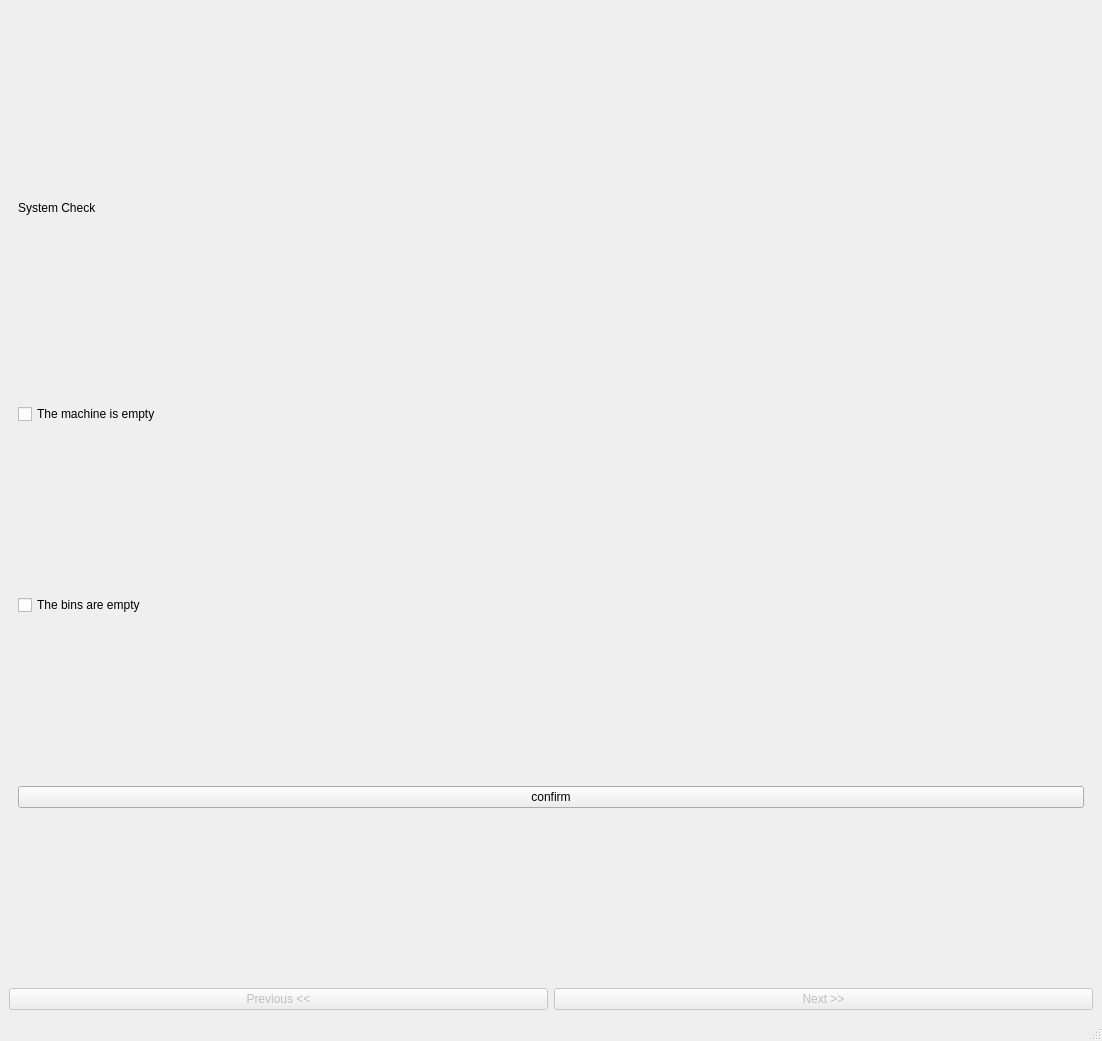
<?xml version="1.0" encoding="UTF-8"?>
<ui version="4.0">
 <class>MainWindow</class>
 <widget class="QMainWindow" name="MainWindow">
  <property name="geometry">
   <rect>
    <x>0</x>
    <y>0</y>
    <width>1102</width>
    <height>1041</height>
   </rect>
  </property>
  <property name="windowTitle">
   <string>MainWindow</string>
  </property>
  <widget class="QWidget" name="centralwidget">
   <layout class="QGridLayout" name="gridLayout">
    <item row="1" column="0">
     <widget class="QPushButton" name="prev_button">
      <property name="enabled">
       <bool>false</bool>
      </property>
      <property name="text">
       <string>Previous &lt;&lt;</string>
      </property>
     </widget>
    </item>
    <item row="1" column="1">
     <widget class="QPushButton" name="next_button">
      <property name="enabled">
       <bool>false</bool>
      </property>
      <property name="text">
       <string>Next &gt;&gt;</string>
      </property>
     </widget>
    </item>
    <item row="0" column="0" colspan="2">
     <widget class="QStackedWidget" name="stackedWidget">
      <property name="currentIndex">
       <number>1</number>
      </property>
      <widget class="QWidget" name="page_connect">
       <layout class="QVBoxLayout" name="verticalLayout_2">
        <item>
         <widget class="QLabel" name="title_2">
          <property name="text">
           <string>Connect to devices</string>
          </property>
         </widget>
        </item>
        <item>
         <widget class="QLabel" name="status_robot">
          <property name="text">
           <string>robot unconnnected</string>
          </property>
         </widget>
        </item>
        <item>
         <widget class="QLabel" name="status_arduino">
          <property name="text">
           <string>arduino unconnected</string>
          </property>
         </widget>
        </item>
        <item>
         <widget class="QLabel" name="status_camera">
          <property name="text">
           <string>camera unconnected</string>
          </property>
         </widget>
        </item>
        <item>
         <widget class="QPushButton" name="button_connect">
          <property name="text">
           <string>connect everything</string>
          </property>
         </widget>
        </item>
       </layout>
      </widget>
      <widget class="QWidget" name="page_system_check">
       <layout class="QVBoxLayout" name="verticalLayout">
        <item>
         <widget class="QLabel" name="title">
          <property name="maximumSize">
           <size>
            <width>16777215</width>
            <height>50</height>
           </size>
          </property>
          <property name="text">
           <string>System Check</string>
          </property>
         </widget>
        </item>
        <item>
         <widget class="QCheckBox" name="checkBox">
          <property name="text">
           <string>The machine is empty</string>
          </property>
         </widget>
        </item>
        <item>
         <widget class="QCheckBox" name="checkBox_2">
          <property name="text">
           <string>The bins are empty</string>
          </property>
         </widget>
        </item>
        <item>
         <widget class="QPushButton" name="pushButton">
          <property name="text">
           <string>confirm</string>
          </property>
         </widget>
        </item>
       </layout>
      </widget>
      <widget class="QWidget" name="page_select_subassembly">
       <layout class="QGridLayout" name="gridLayout_2">
        <item row="1" column="1">
         <widget class="QLineEdit" name="search_box"/>
        </item>
        <item row="2" column="0" colspan="2">
         <widget class="QTreeWidget" name="treeWidget">
          <property name="animated">
           <bool>true</bool>
          </property>
          <column>
           <property name="text">
            <string>Subassemblies</string>
           </property>
          </column>
          <column>
           <property name="text">
            <string>No. of types</string>
           </property>
          </column>
          <column>
           <property name="text">
            <string>No. of items</string>
           </property>
          </column>
          <item>
           <property name="text">
            <string>Engine</string>
           </property>
           <property name="text">
            <string>?</string>
           </property>
           <property name="text">
            <string>297</string>
           </property>
           <property name="flags">
            <set>ItemIsDragEnabled|ItemIsDropEnabled|ItemIsUserCheckable|ItemIsEnabled</set>
           </property>
           <item>
            <property name="text">
             <string>X-1</string>
            </property>
            <property name="text">
             <string>?</string>
            </property>
            <property name="text">
             <string>100</string>
            </property>
           </item>
           <item>
            <property name="text">
             <string>X-50</string>
            </property>
            <property name="text">
             <string>?</string>
            </property>
            <property name="text">
             <string>100</string>
            </property>
           </item>
           <item>
            <property name="text">
             <string>X-99</string>
            </property>
            <property name="text">
             <string>10</string>
            </property>
            <property name="text">
             <string>97</string>
            </property>
           </item>
          </item>
         </widget>
        </item>
        <item row="3" column="0">
         <widget class="QLabel" name="selected_title">
          <property name="text">
           <string>Selected engine/subassembly:</string>
          </property>
         </widget>
        </item>
        <item row="3" column="1">
         <widget class="QLabel" name="selected_status">
          <property name="text">
           <string>engine/subassembly</string>
          </property>
         </widget>
        </item>
        <item row="0" column="0" colspan="2">
         <widget class="QLabel" name="title_3">
          <property name="text">
           <string>Select subassembly</string>
          </property>
         </widget>
        </item>
        <item row="1" column="0">
         <widget class="QLabel" name="search_title">
          <property name="text">
           <string>Search:</string>
          </property>
         </widget>
        </item>
       </layout>
      </widget>
      <widget class="QWidget" name="page_subassembly_overview">
       <layout class="QGridLayout" name="gridLayout_3">
        <item row="1" column="0">
         <widget class="QLabel" name="selected_title_2">
          <property name="text">
           <string>Selected engine/subassembly</string>
          </property>
         </widget>
        </item>
        <item row="1" column="1">
         <widget class="QLabel" name="selected_status_2">
          <property name="text">
           <string>engine/subassembly</string>
          </property>
         </widget>
        </item>
        <item row="2" column="0" colspan="3">
         <widget class="QTableWidget" name="tableWidget">
          <property name="alternatingRowColors">
           <bool>true</bool>
          </property>
          <attribute name="horizontalHeaderCascadingSectionResizes">
           <bool>false</bool>
          </attribute>
          <attribute name="horizontalHeaderStretchLastSection">
           <bool>true</bool>
          </attribute>
          <attribute name="verticalHeaderStretchLastSection">
           <bool>false</bool>
          </attribute>
          <row>
           <property name="text">
            <string>1</string>
           </property>
          </row>
          <row>
           <property name="text">
            <string>2</string>
           </property>
          </row>
          <row>
           <property name="text">
            <string>3</string>
           </property>
          </row>
          <row>
           <property name="text">
            <string>4</string>
           </property>
          </row>
          <row>
           <property name="text">
            <string>5</string>
           </property>
          </row>
          <row>
           <property name="text">
            <string>6</string>
           </property>
          </row>
          <row>
           <property name="text">
            <string>7</string>
           </property>
          </row>
          <row>
           <property name="text">
            <string>8</string>
           </property>
          </row>
          <row>
           <property name="text">
            <string>9</string>
           </property>
          </row>
          <row>
           <property name="text">
            <string>10</string>
           </property>
          </row>
          <column>
           <property name="text">
            <string>bolt type</string>
           </property>
          </column>
          <column>
           <property name="text">
            <string>amount in subassembly</string>
           </property>
          </column>
          <item row="0" column="0">
           <property name="text">
            <string>V647P23B</string>
           </property>
          </item>
          <item row="0" column="1">
           <property name="text">
            <string>10</string>
           </property>
          </item>
          <item row="1" column="0">
           <property name="text">
            <string>M59557-10</string>
           </property>
          </item>
          <item row="1" column="1">
           <property name="text">
            <string>10</string>
           </property>
          </item>
          <item row="2" column="0">
           <property name="text">
            <string>M59557-16</string>
           </property>
          </item>
          <item row="2" column="1">
           <property name="text">
            <string>10</string>
           </property>
          </item>
          <item row="3" column="0">
           <property name="text">
            <string>M59557-20</string>
           </property>
          </item>
          <item row="3" column="1">
           <property name="text">
            <string>10</string>
           </property>
          </item>
          <item row="4" column="0">
           <property name="text">
            <string>NAS1802-3-6</string>
           </property>
          </item>
          <item row="4" column="1">
           <property name="text">
            <string>13</string>
           </property>
          </item>
          <item row="5" column="0">
           <property name="text">
            <string>NAS1802-3-7</string>
           </property>
          </item>
          <item row="5" column="1">
           <property name="text">
            <string>10</string>
           </property>
          </item>
          <item row="6" column="0">
           <property name="text">
            <string>NAS1802-3-8</string>
           </property>
          </item>
          <item row="6" column="1">
           <property name="text">
            <string>10</string>
           </property>
          </item>
          <item row="7" column="0">
           <property name="text">
            <string>NAS1802-3-9</string>
           </property>
          </item>
          <item row="7" column="1">
           <property name="text">
            <string>10</string>
           </property>
          </item>
          <item row="8" column="0">
           <property name="text">
            <string>NAS1802-4-07</string>
           </property>
          </item>
          <item row="8" column="1">
           <property name="text">
            <string>4</string>
           </property>
          </item>
          <item row="9" column="0">
           <property name="text">
            <string>NAS6305-10</string>
           </property>
          </item>
          <item row="9" column="1">
           <property name="text">
            <string>10</string>
           </property>
          </item>
         </widget>
        </item>
        <item row="0" column="0" colspan="3">
         <widget class="QLabel" name="title_4">
          <property name="text">
           <string>TextLabel</string>
          </property>
         </widget>
        </item>
       </layout>
      </widget>
      <widget class="QWidget" name="page_machine">
       <layout class="QHBoxLayout" name="horizontalLayout">
        <item>
         <layout class="QGridLayout" name="gridLayout_4">
          <item row="3" column="0">
           <widget class="QLabel" name="selected_title_3">
            <property name="text">
             <string>selected engine/subassembly:</string>
            </property>
           </widget>
          </item>
          <item row="5" column="0" colspan="2">
           <widget class="QProgressBar" name="progressBar">
            <property name="value">
             <number>0</number>
            </property>
           </widget>
          </item>
          <item row="3" column="1">
           <widget class="QLabel" name="selected_status_3">
            <property name="text">
             <string>engine/subassembly</string>
            </property>
           </widget>
          </item>
          <item row="6" column="0" colspan="2">
           <widget class="QTableWidget" name="tableWidget_2">
            <property name="alternatingRowColors">
             <bool>true</bool>
            </property>
            <attribute name="horizontalHeaderCascadingSectionResizes">
             <bool>false</bool>
            </attribute>
            <attribute name="horizontalHeaderStretchLastSection">
             <bool>true</bool>
            </attribute>
            <attribute name="verticalHeaderStretchLastSection">
             <bool>false</bool>
            </attribute>
            <row>
             <property name="text">
              <string>1</string>
             </property>
            </row>
            <row>
             <property name="text">
              <string>2</string>
             </property>
            </row>
            <row>
             <property name="text">
              <string>3</string>
             </property>
            </row>
            <row>
             <property name="text">
              <string>4</string>
             </property>
            </row>
            <row>
             <property name="text">
              <string>5</string>
             </property>
            </row>
            <row>
             <property name="text">
              <string>6</string>
             </property>
            </row>
            <row>
             <property name="text">
              <string>7</string>
             </property>
            </row>
            <row>
             <property name="text">
              <string>8</string>
             </property>
            </row>
            <row>
             <property name="text">
              <string>9</string>
             </property>
            </row>
            <row>
             <property name="text">
              <string>10</string>
             </property>
            </row>
            <column>
             <property name="text">
              <string>bolt type</string>
             </property>
            </column>
            <column>
             <property name="text">
              <string>count</string>
             </property>
            </column>
            <column>
             <property name="text">
              <string>expected count</string>
             </property>
            </column>
            <item row="0" column="0">
             <property name="text">
              <string>V647P23B</string>
             </property>
            </item>
            <item row="0" column="2">
             <property name="text">
              <string>10</string>
             </property>
            </item>
            <item row="1" column="0">
             <property name="text">
              <string>M59557-10</string>
             </property>
            </item>
            <item row="1" column="2">
             <property name="text">
              <string>10</string>
             </property>
            </item>
            <item row="2" column="0">
             <property name="text">
              <string>M59557-16</string>
             </property>
            </item>
            <item row="2" column="2">
             <property name="text">
              <string>10</string>
             </property>
            </item>
            <item row="3" column="0">
             <property name="text">
              <string>M59557-20</string>
             </property>
            </item>
            <item row="3" column="2">
             <property name="text">
              <string>10</string>
             </property>
            </item>
            <item row="4" column="0">
             <property name="text">
              <string>NAS1802-3-6</string>
             </property>
            </item>
            <item row="4" column="2">
             <property name="text">
              <string>13</string>
             </property>
            </item>
            <item row="5" column="0">
             <property name="text">
              <string>NAS1802-3-7</string>
             </property>
            </item>
            <item row="5" column="2">
             <property name="text">
              <string>10</string>
             </property>
            </item>
            <item row="6" column="0">
             <property name="text">
              <string>NAS1802-3-8</string>
             </property>
            </item>
            <item row="6" column="2">
             <property name="text">
              <string>10</string>
             </property>
            </item>
            <item row="7" column="0">
             <property name="text">
              <string>NAS1802-3-9</string>
             </property>
            </item>
            <item row="7" column="2">
             <property name="text">
              <string>10</string>
             </property>
            </item>
            <item row="8" column="0">
             <property name="text">
              <string>NAS1802-4-07</string>
             </property>
            </item>
            <item row="8" column="2">
             <property name="text">
              <string>4</string>
             </property>
            </item>
            <item row="9" column="0">
             <property name="text">
              <string>NAS6305-10</string>
             </property>
            </item>
            <item row="9" column="2">
             <property name="text">
              <string>10</string>
             </property>
            </item>
           </widget>
          </item>
          <item row="0" column="0">
           <widget class="QPushButton" name="start_machine_button">
            <property name="text">
             <string>start sorting machine</string>
            </property>
           </widget>
          </item>
          <item row="0" column="1">
           <widget class="QPushButton" name="stop_machine_button">
            <property name="text">
             <string>stop</string>
            </property>
           </widget>
          </item>
         </layout>
        </item>
        <item>
         <widget class="Line" name="line_2">
          <property name="orientation">
           <enum>Qt::Vertical</enum>
          </property>
         </widget>
        </item>
        <item>
         <layout class="QVBoxLayout" name="verticalLayout_3">
          <item>
           <widget class="QLabel" name="label_img_camera">
            <property name="sizePolicy">
             <sizepolicy hsizetype="Fixed" vsizetype="Fixed">
              <horstretch>0</horstretch>
              <verstretch>0</verstretch>
             </sizepolicy>
            </property>
            <property name="minimumSize">
             <size>
              <width>480</width>
              <height>384</height>
             </size>
            </property>
            <property name="frameShape">
             <enum>QFrame::Box</enum>
            </property>
            <property name="text">
             <string>Live camera feed</string>
            </property>
           </widget>
          </item>
          <item>
           <widget class="Line" name="line">
            <property name="orientation">
             <enum>Qt::Horizontal</enum>
            </property>
           </widget>
          </item>
          <item>
           <widget class="QLabel" name="label_img_bolt">
            <property name="sizePolicy">
             <sizepolicy hsizetype="Fixed" vsizetype="Fixed">
              <horstretch>0</horstretch>
              <verstretch>0</verstretch>
             </sizepolicy>
            </property>
            <property name="minimumSize">
             <size>
              <width>480</width>
              <height>384</height>
             </size>
            </property>
            <property name="frameShape">
             <enum>QFrame::Box</enum>
            </property>
            <property name="text">
             <string>Detected bolt image</string>
            </property>
           </widget>
          </item>
          <item>
           <widget class="QLabel" name="detected_bolt_type">
            <property name="sizePolicy">
             <sizepolicy hsizetype="Fixed" vsizetype="Preferred">
              <horstretch>0</horstretch>
              <verstretch>0</verstretch>
             </sizepolicy>
            </property>
            <property name="minimumSize">
             <size>
              <width>320</width>
              <height>0</height>
             </size>
            </property>
            <property name="text">
             <string>Detected bolt</string>
            </property>
           </widget>
          </item>
         </layout>
        </item>
       </layout>
      </widget>
     </widget>
    </item>
   </layout>
  </widget>
  <widget class="QMenuBar" name="menubar">
   <property name="geometry">
    <rect>
     <x>0</x>
     <y>0</y>
     <width>1102</width>
     <height>22</height>
    </rect>
   </property>
  </widget>
  <widget class="QStatusBar" name="statusbar"/>
 </widget>
 <resources/>
 <connections/>
</ui>
